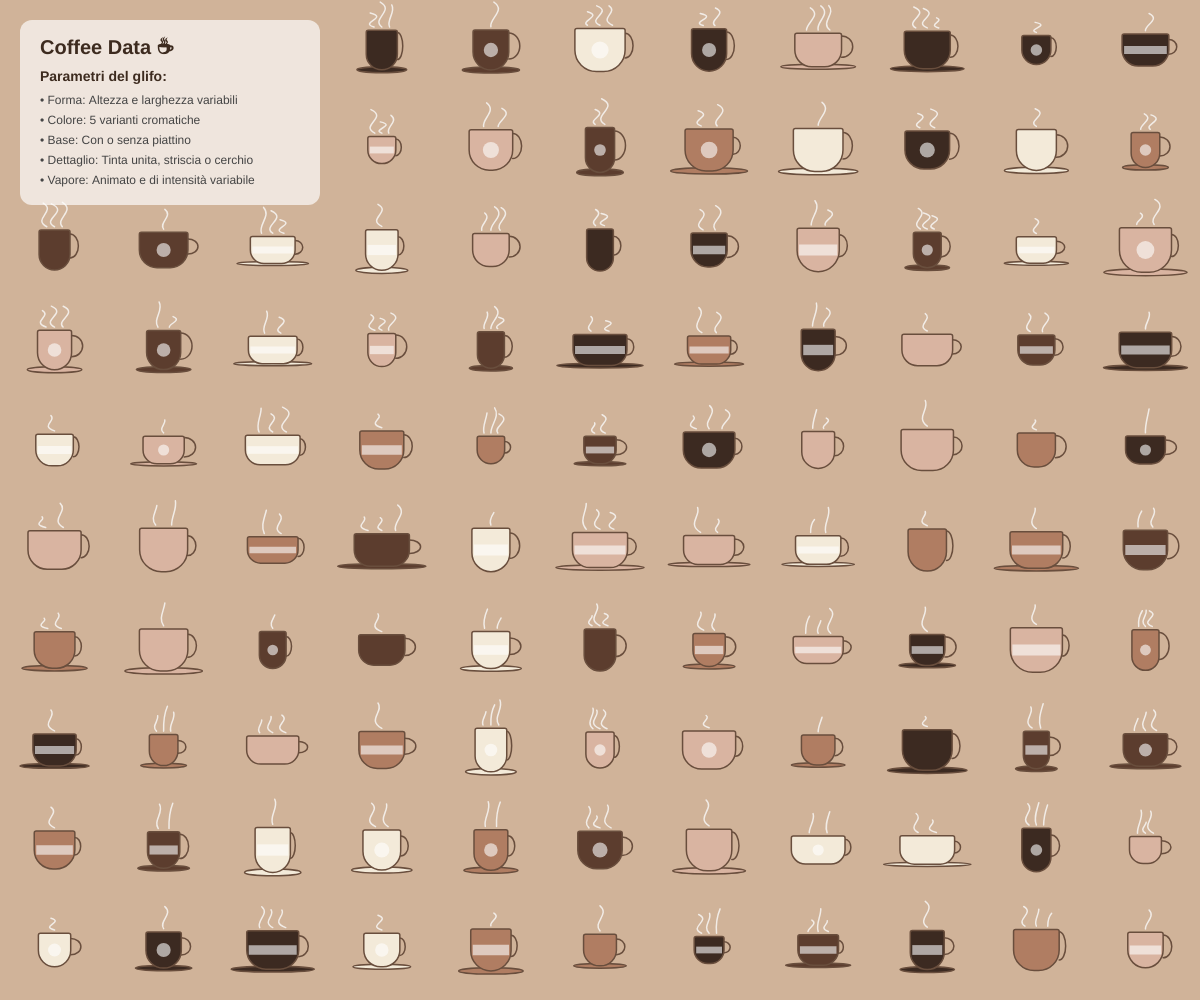
Frame 1 (no input)
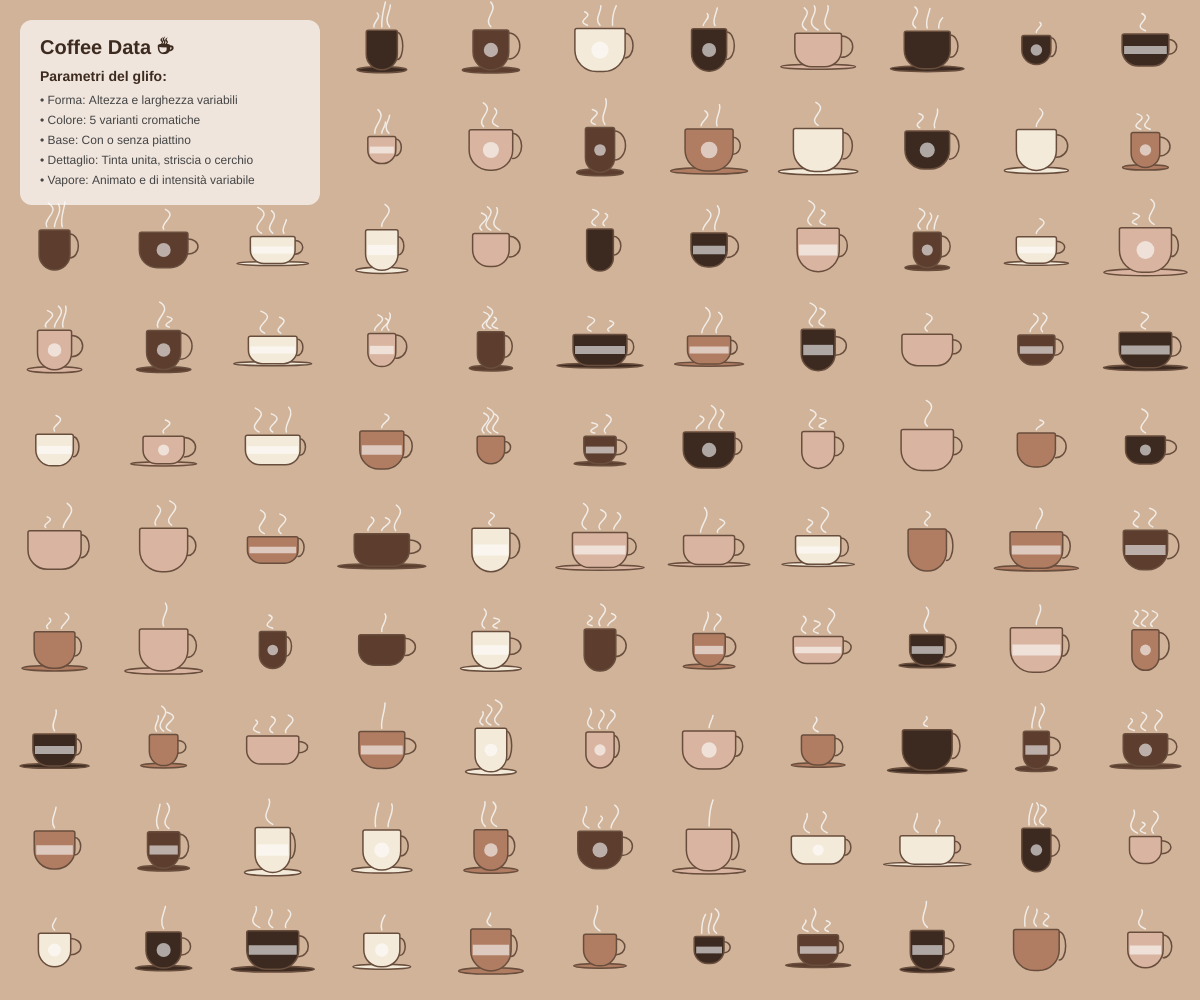
Frame 60 (no input)
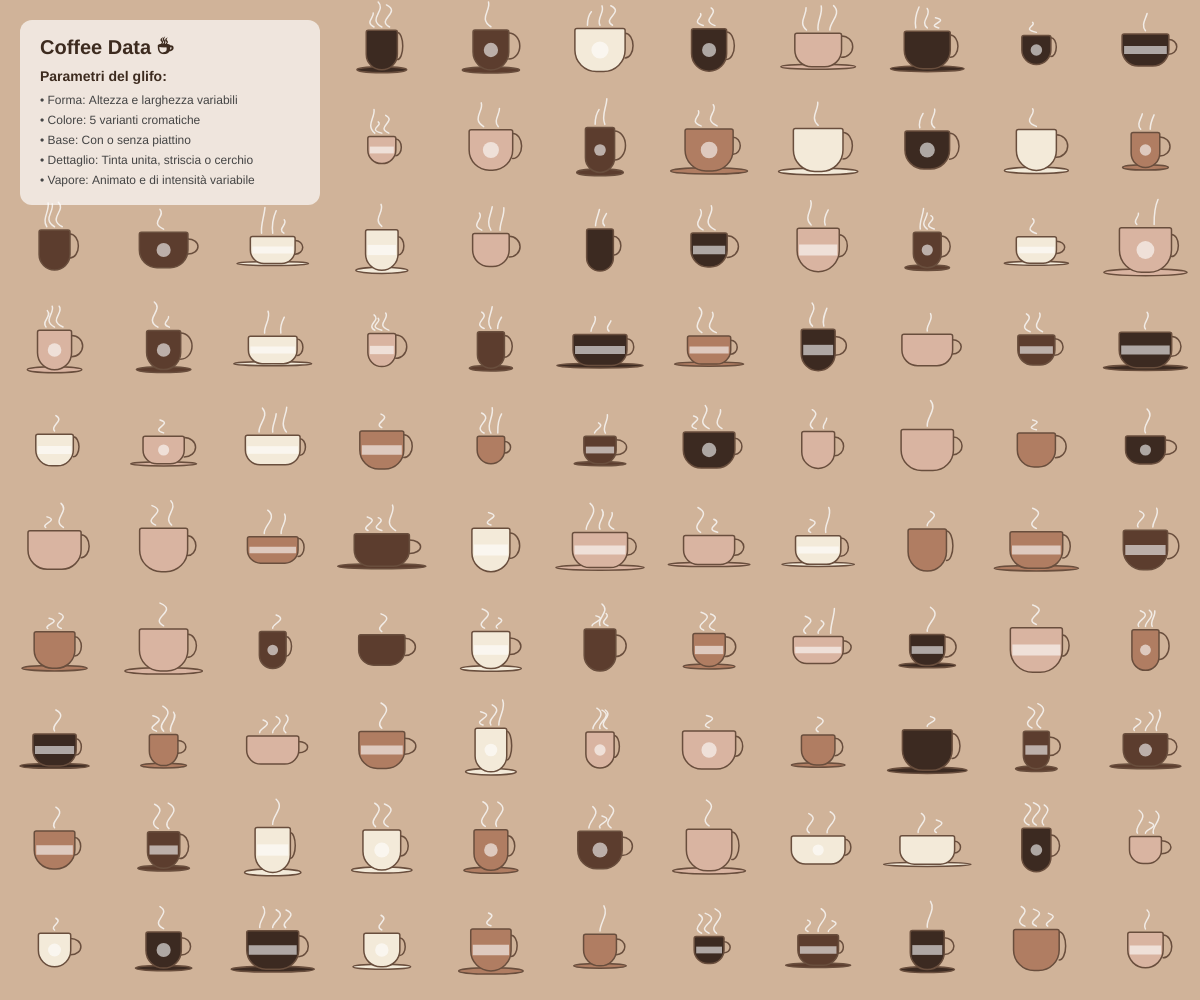
Frame 120 (the mouse pressed at the canvas centre since frame 60)

The p5.js sketch that drew these frames (run headless with seeded random() and noise() and a simulated clock; from frame 60 on, the mouse is pressed at the canvas centre):

// p5.js sketch
// ── sketch.js
let palette = ["#3C2A21", "#5C3D2E", "#B07D62", "#D9B4A1", "#F3EAD9"];
let mioSeme;

function setup() {
  createCanvas(windowWidth, windowHeight);
  mioSeme = random(10000); // Sceglie un numero a caso all'avvio della pagina
}

function draw() {
  background("#d0b399");
  randomSeed(mioSeme);
  
  let numeroglifi = 110;
  let numerocolonne = ceil(sqrt(numeroglifi));
  let numerorighe = ceil(numeroglifi / numerocolonne);
  
  let dimcolonna = windowWidth / numerocolonne;
  let dimriga = windowHeight / numerorighe;

  // Griglia
  for (let g = 0; g < numeroglifi; g++) {
    let colonnaCorrente = g % numerocolonne;
    let rigaCorrente = floor(g / numerocolonne);

    let x = colonnaCorrente * dimcolonna + dimcolonna / 2;
    let y = rigaCorrente * dimriga + dimriga / 2;

    // Rimuovo tazze dietro la legenda
    if (x < 340 && y < 220) {
      continue; // interrompe questo ciclo e passa direttamente alla tazza successiva
    }

    let dimensioneGlifo = min(dimcolonna, dimriga) * 0.65;
    myglyphs(x, y, dimensioneGlifo);
  }

  // Legenda
  disegnaLegenda();
}

function disegnaLegenda() {
  push();
  
  fill(255, 255, 255, 170); 
  noStroke();
  rect(20, 20, 300, 185, 12); 

  fill("#3d2b1f"); 
  textAlign(LEFT, TOP);
  textSize(20);
  textStyle(BOLD);
  text("Coffee Data ☕", 40, 38); 

  textSize(14);
  text("Parametri del glifo:", 40, 70);

  textSize(12);
  textStyle(NORMAL);
  fill("#444444"); 
  
  text("• Forma: Altezza e larghezza variabili", 40, 95);
  text("• Colore: 5 varianti cromatiche", 40, 115);
  text("• Base: Con o senza piattino", 40, 135);
  text("• Dettaglio: Tinta unita, striscia o cerchio", 40, 155);
  text("• Vapore: Animato e di intensità variabile", 40, 175);
  
  pop();
}

function myglyphs(_x, _y, _size) {
  push();
  translate(_x, _y);
  
  let coloreTazza = random(palette);
  
  let tazzaWidth = random(_size * 0.4, _size * 0.85);
  let tazzaHeight = random(_size * 0.4, _size * 0.7);
  let manicoWidth = random(_size * 0.15, _size * 0.35);
  let manicoHeight = random(tazzaHeight * 0.4, tazzaHeight * 0.7);
  
  strokeWeight(1.5);
  stroke("#694e3d");

  // Piattino
  let haPiattino = random() > 0.5;
  if (haPiattino) {
    fill(coloreTazza);
    ellipse(0, tazzaHeight / 2, tazzaWidth * 1.6, tazzaHeight * 0.15);
  }

  // Manico
  push();
  translate(tazzaWidth / 2, -tazzaHeight * 0.1); 
  noFill();
  arc(0, 0, manicoWidth, manicoHeight, -PI/2, PI/2);
  pop();

  // Corpo tazza
  fill(coloreTazza);
  rectMode(CENTER);
  rect(0, 0, tazzaWidth, tazzaHeight, 2, 2, tazzaWidth/2, tazzaWidth/2);

  // Decorazione
  let tipoDecorazione = floor(random(0, 3)); 
  push();
  noStroke();
  fill(255, 255, 255, 150);
  if (tipoDecorazione === 1) {
    rect(0, 0, tazzaWidth - 4, tazzaHeight * 0.25);
  } else if (tipoDecorazione === 2) {
    circle(0, 0, min(tazzaWidth, tazzaHeight) * 0.4);
  }
  pop();

  // Vapore
  let numeroLineeVapore = floor(random(1, 4));
  noFill();
  stroke("#f5f2eee6");
  strokeWeight(1.5);
  
  translate(0, -tazzaHeight / 2 - _size * 0.05);
  let spazioTraLinee = tazzaWidth / (numeroLineeVapore + 1);

  for(let i = 0; i < numeroLineeVapore; i++) {
    let xVapore = (-tazzaWidth / 2) + spazioTraLinee * (i + 1);
    let altezzaVapore = random(_size * 0.15, _size * 0.4);
    let ampiezzaOnda = _size * 0.12;
    
    let onda1 = sin(frameCount * 0.04 + _x + i) * ampiezzaOnda;
    let onda2 = cos(frameCount * 0.03 + _y + i) * ampiezzaOnda;
    
    bezier(
      xVapore, 0,                                      
      xVapore - ampiezzaOnda + onda1, -altezzaVapore * 0.33,   
      xVapore + ampiezzaOnda + onda2, -altezzaVapore * 0.66,   
      xVapore + onda1 * 0.5, -altezzaVapore                          
    );
  }
  pop();
}
